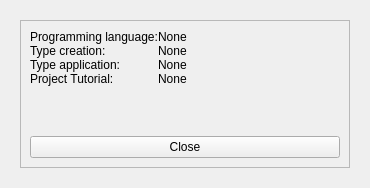
<?xml version="1.0" encoding="UTF-8"?>
<ui version="4.0">
 <class>Form</class>
 <widget class="QWidget" name="Form">
  <property name="geometry">
   <rect>
    <x>0</x>
    <y>0</y>
    <width>370</width>
    <height>188</height>
   </rect>
  </property>
  <property name="windowTitle">
   <string>Frame information</string>
  </property>
  <layout class="QHBoxLayout" name="horizontalLayout">
   <property name="spacing">
    <number>0</number>
   </property>
   <item>
    <widget class="QWidget" name="widget" native="true">
     <layout class="QHBoxLayout" name="horizontalLayout_2">
      <property name="spacing">
       <number>0</number>
      </property>
      <item>
       <widget class="QFrame" name="frame">
        <property name="frameShape">
         <enum>QFrame::StyledPanel</enum>
        </property>
        <property name="frameShadow">
         <enum>QFrame::Raised</enum>
        </property>
        <layout class="QVBoxLayout" name="verticalLayout">
         <property name="spacing">
          <number>0</number>
         </property>
         <item>
          <layout class="QFormLayout" name="formLayout">
           <item row="0" column="0">
            <widget class="QLabel" name="lTextProgrammingLanguage">
             <property name="text">
              <string>Programming language:</string>
             </property>
            </widget>
           </item>
           <item row="0" column="1">
            <widget class="QLabel" name="lProgrammingLanguage">
             <property name="text">
              <string>None</string>
             </property>
            </widget>
           </item>
           <item row="1" column="0">
            <widget class="QLabel" name="lTextTypeCreation">
             <property name="text">
              <string>Type creation:</string>
             </property>
            </widget>
           </item>
           <item row="1" column="1">
            <widget class="QLabel" name="lTypeCreation">
             <property name="text">
              <string>None</string>
             </property>
            </widget>
           </item>
           <item row="2" column="0">
            <widget class="QLabel" name="lTextTypeApplication">
             <property name="text">
              <string>Type application:</string>
             </property>
            </widget>
           </item>
           <item row="2" column="1">
            <widget class="QLabel" name="lTypeApplication">
             <property name="text">
              <string>None</string>
             </property>
            </widget>
           </item>
           <item row="3" column="0">
            <widget class="QLabel" name="lTextProjectTutorial">
             <property name="text">
              <string>Project Tutorial:</string>
             </property>
            </widget>
           </item>
           <item row="3" column="1">
            <widget class="QLabel" name="lProjectTutorial">
             <property name="text">
              <string>None</string>
             </property>
            </widget>
           </item>
          </layout>
         </item>
         <item>
          <widget class="QPushButton" name="pbClose">
           <property name="text">
            <string>Close</string>
           </property>
          </widget>
         </item>
        </layout>
       </widget>
      </item>
     </layout>
    </widget>
   </item>
  </layout>
 </widget>
 <resources/>
 <connections/>
</ui>
